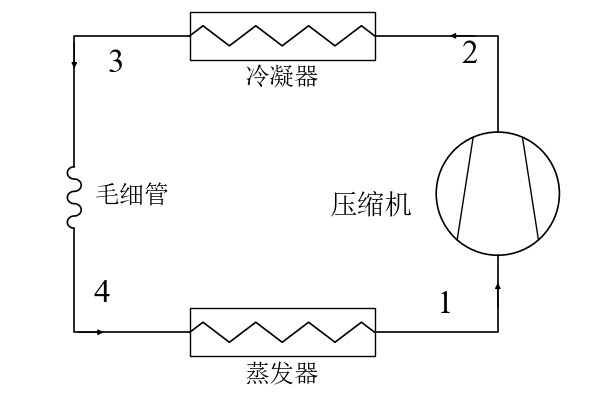

Generate this figure with Python:
# -*- coding: utf-8 -*-
"""示例:最简单级制冷循环 —— 布局与 economizer_cycle 相同的论文风格。

冷凝器/蒸发器用 7 点之字盘管且同尺寸,节流元件用毛细管图元。
状态点:1 压缩机吸气 / 2 压缩机排气 / 3 冷凝器出口 / 4 蒸发器出口
"""
import os
import sys

sys.path.insert(0, os.path.dirname(os.path.dirname(os.path.abspath(__file__))))

from cycleplot import Diagram, make_partial, parts, use_font

use_font()

comp_part = make_partial(parts.make_compressor(80, style="centrifugal"),
                         {"discharge": (0, -80), "suction": (0, 80)})

d = Diagram(width=780, height=500)

comp = d.add(comp_part, loc=(640, 245), label="")
cond = d.add(parts.make_heat_exchanger(240, 62, shape="rect_zigzag7"),
             "冷凝器", loc=(360, 40))
cap = d.add(parts.capillary, "毛细管", loc=(90, 250))
evap = d.add(parts.make_heat_exchanger(240, 62, shape="rect_zigzag7"),
             "蒸发器", loc=(360, 425))

d.text(530, 262, "压缩机", size=20, ha="right", bg=True)

# ---------- 管路 ----------
# 压缩机排气 -> 上行 -> 左行 -> 冷凝器
d.pipe(comp["discharge"], cond["right"], via=[(640, 40)], head_at=(0.6,),
       states=[("2", 0.35)])
# 冷凝器出液 -> 左行 -> 下行 -> 毛细管
d.pipe(cond["left"], cap["in"], via=[(90, 40)], states=[("3", 0.3, 1)])
# 毛细管 -> 下行 -> 右行 -> 蒸发器
d.pipe(cap["out"], evap["left"], via=[(90, 425)], states=[("4", 0.3, 1)])
# 蒸发器 -> 右行 -> 上行 -> 压缩机吸气
d.pipe(evap["right"], comp["suction"], via=[(640, 425)],
       head_at=(0.8,), states=[("1", 0.35, -1)])

out = os.path.join(os.path.dirname(os.path.abspath(__file__)),
                   "simple_cycle.png")
d.save(out)
print("已生成:", out)
